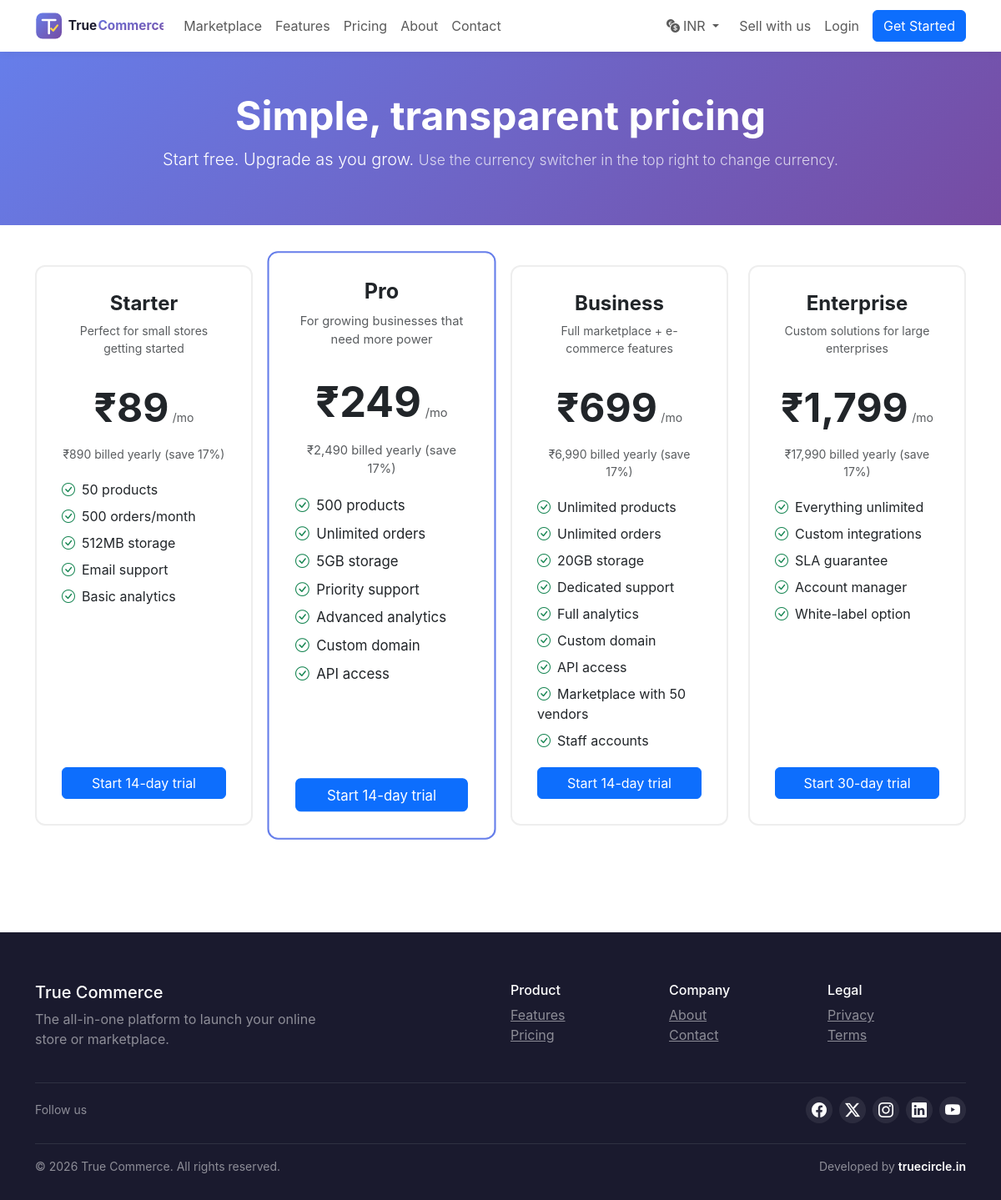
/pricing, run on the app's committed database.
### tables this page shows
CREATE TABLE `plans` (
  `id` INT UNSIGNED NOT NULL AUTO_INCREMENT,
  `name` VARCHAR(100) NOT NULL,
  `slug` VARCHAR(100) NOT NULL,
  `description` TEXT DEFAULT NULL,
  `price_monthly` DECIMAL(10,2) NOT NULL DEFAULT 0.00,
  `price_yearly` DECIMAL(10,2) NOT NULL DEFAULT 0.00,
  `currency` VARCHAR(3) NOT NULL DEFAULT 'INR',
  `trial_days` INT NOT NULL DEFAULT 0,
  `products_limit` INT DEFAULT NULL COMMENT 'NULL = unlimited',
  `vendors_limit` INT DEFAULT NULL,
  `storage_limit_mb` INT DEFAULT NULL,
  `orders_limit` INT DEFAULT NULL,
  `staff_limit` INT DEFAULT NULL,
  `custom_domain` TINYINT(1) NOT NULL DEFAULT 0,
  `analytics` TINYINT(1) NOT NULL DEFAULT 0,
  `api_access` TINYINT(1) NOT NULL DEFAULT 0,
  `marketplace_enabled` TINYINT(1) NOT NULL DEFAULT 0,
  `priority_support` TINYINT(1) NOT NULL DEFAULT 0,
  `stripe_price_id_monthly` VARCHAR(100) DEFAULT NULL,
  `stripe_price_id_yearly` VARCHAR(100) DEFAULT NULL,
  `razorpay_plan_id_monthly` VARCHAR(100) DEFAULT NULL,
  `razorpay_plan_id_yearly` VARCHAR(100) DEFAULT NULL,
  `is_active` TINYINT(1) NOT NULL DEFAULT 1,
  `sort_order` INT NOT NULL DEFAULT 0,
  `features` JSON DEFAULT NULL,
  `created_at` TIMESTAMP NOT NULL DEFAULT CURRENT_TIMESTAMP,
  `updated_at` TIMESTAMP NOT NULL DEFAULT CURRENT_TIMESTAMP ON UPDATE CURRENT_TIMESTAMP,
  PRIMARY KEY (`id`),
  UNIQUE KEY `plans_slug_unique` (`slug`)
);

### app/Controllers/HomeController.php (called while the page is built, shortened)
<?php
class HomeController extends Controller {
    public function pricing(): void {
        $plans = Database::fetchAll("SELECT * FROM plans WHERE is_active = 1 AND slug <> 'custom' ORDER BY sort_order");
        $this->view('home.pricing', compact('plans', 'seo'), 'public');
    }
}

### public/index.php (called while the page is built, shortened)
<?php
$router = require_once dirname(__DIR__) . '/core/bootstrap.php';
$router->dispatch($_SERVER['REQUEST_METHOD'] ?? 'GET', $uri);

### core/Database.php (called while the page is built, shortened)
<?php
class Database {
    private static ?PDO $instance = null;
    public static function getInstance(): PDO {
        if (self::$instance === null) {
            $cfg = require CONFIG_PATH . '/database.php';
            $dbPart = !empty($cfg['database']) ? "dbname={$cfg['database']};" : '';
            $dsn = "mysql:host={$cfg['host']};port={$cfg['port']};{$dbPart}charset={$cfg['charset']}";
            try {
                self::$instance = new PDO($dsn, $cfg['username'], $cfg['password'], [
                    PDO::ATTR_ERRMODE            => PDO::ERRMODE_EXCEPTION,
                    PDO::ATTR_DEFAULT_FETCH_MODE => PDO::FETCH_ASSOC,
                    PDO::ATTR_EMULATE_PREPARES   => false,
                    PDO::MYSQL_ATTR_INIT_COMMAND => "SET NAMES utf8mb4 COLLATE utf8mb4_unicode_ci",
                ]);
            } catch (PDOException $e) {
                error_log("DB Connection failed: " . $e->getMessage());
                throw new RuntimeException('Database connection failed: ' . $e->getMessage(), 0, $e);
            }
        }
        return self::$instance;
    }
    public static function query(string $sql, array $params = []): PDOStatement {
        $pdo  = self::getInstance();
        $stmt = $pdo->prepare($sql);
        $start = microtime(true);
        $stmt->execute($params);
        return $stmt;
    }
    public static function fetchAll(string $sql, array $params = []): array {
        return self::query($sql, $params)->fetchAll();
    }
}

### core/helpers.php (called while the page is built, shortened)
<?php
function env(string $key, mixed $default = null): mixed {
    static $env = null;
    if ($env === null) {
        $env = [];
    }
    $value = $env[$key] ?? getenv($key);
    if ($value === false) return $default;
    if (strtolower($value) === 'null')  return null;
    if (strtolower($value) === 'true')  return true;
    if (strtolower($value) === 'false') return false;
    return $value;
}
function config(string $key, mixed $default = null): mixed {
    static $configs = [];
    $parts = explode('.', $key);
    $file  = $parts[0];
    if (!isset($configs[$file])) {
        $path = CONFIG_PATH . "/$file.php";
        $configs[$file] = file_exists($path) ? require $path : [];
        $mainPath = CONFIG_PATH . '/config.php';
        if ($file !== 'config' && file_exists($mainPath)) {
            $main = require $mainPath;
            if (isset($main[$file])) {
                $configs[$file] = array_merge($configs[$file], $main[$file]);
            }
        }
    }
    $data = $configs[$file];
    foreach (array_slice($parts, 1) as $part) {
        $data = $data[$part];
    }
    return $data ?? $default;
}
function e(mixed $value): string {
    return htmlspecialchars((string)$value, ENT_QUOTES | ENT_SUBSTITUTE, 'UTF-8');
}

### config/pricing.php (called while the page is built)
<?php
return [
    'currencies' => [
        'INR' => ['label' => 'INR (₹)',   'symbol' => '₹'],
        'USD' => ['label' => 'USD ($)',   'symbol' => '$'],
        'EUR' => ['label' => 'EUR (€)',   'symbol' => '€'],
        'AED' => ['label' => 'AED (د.إ)', 'symbol' => 'د.إ '],
    ],
    'default_currency' => 'INR',
    'plans' => [
        'starter'    => [
            'monthly' => ['INR' => 89,    'USD' => 20,   'EUR' => 18,   'AED' => 25],
            'yearly'  => ['INR' => 890,   'USD' => 200,  'EUR' => 180,  'AED' => 250],
        ],
        'pro'        => [
            'monthly' => ['INR' => 249,   'USD' => 59,   'EUR' => 49,   'AED' => 75],
            'yearly'  => ['INR' => 2490,  'USD' => 590,  'EUR' => 490,  'AED' => 750],
        ],
        'business'   => [
            'monthly' => ['INR' => 699,   'USD' => 159,  'EUR' => 139,  'AED' => 199],
            'yearly'  => ['INR' => 6990,  'USD' => 1590, 'EUR' => 1390, 'AED' => 1990],
        ],
        'enterprise' => [
            'monthly' => ['INR' => 1799,  'USD' => 399,  'EUR' => 359,  'AED' => 499],
            'yearly'  => ['INR' => 17990, 'USD' => 3990, 'EUR' => 3590, 'AED' => 4990],
        ],
    ],
];

### config/config.php (called while the page is built)
<?php
return [
    'app' => [
        'name'       => env('APP_NAME', 'True Commerce'),
        'url'        => env('APP_URL', 'http://localhost/mahfuz/crm/public'),
        'env'        => env('APP_ENV', 'local'),
        'debug'      => (bool)env('APP_DEBUG', true),
        'key'        => env('APP_KEY', 'base64:changethis32characterkeyimmediately!!'),
        'jwt_secret' => env('JWT_SECRET', 'change_this_jwt_secret_in_production'),
        'timezone'   => env('APP_TIMEZONE', 'UTC'),
        'locale'     => env('APP_LOCALE', 'en'),
        'currency'   => env('APP_CURRENCY', 'USD'),
        'version'    => '1.0.0',
    ],
    'session' => [
        'name'     => 'saas_session',
        'lifetime' => 7200,
        'secure'   => false,
        'domain'   => '',
    ],
    'cache' => [
        'driver' => env('CACHE_DRIVER', 'file'),
        'path'   => STORAGE_PATH . '/cache',
        'redis'  => [
            'host'     => env('REDIS_HOST', '127.0.0.1'),
            'port'     => (int)env('REDIS_PORT', 6379),
            'password' => env('REDIS_PASSWORD', null),
            'database' => (int)env('REDIS_DB', 0),
        ],
    ],
    'queue' => [
        'driver'     => env('QUEUE_DRIVER', 'database'),
        'connection' => 'default',
    ],
    'storage' => [
        'max_upload_size' => 10240,
        'allowed_images'  => ['jpg','jpeg','png','gif','webp'],
        'allowed_docs'    => ['pdf','doc','docx'],
    ],
    'pagination' => [
        'per_page' => 20,
    ],
    'features' => [
        'registration'   => true,
        'social_login'   => true,
        'two_factor'     => true,
        'api'            => true,
        'marketplace'    => true,
    ],
    'platforms' => [
        'google_client_id'     => env('GOOGLE_CLIENT_ID', ''),
        'google_client_secret' => env('GOOGLE_CLIENT_SECRET', ''),
        'facebook_app_id'      => env('FACEBOOK_APP_ID', ''),
        'facebook_app_secret'  => env('FACEBOOK_APP_SECRET', ''),
    ],
];

### app/Views/home/pricing.php (the view)
<?php $pricingCfg = config('pricing.plans', []); $defaultCcy = config('pricing.default_currency', 'INR'); $currencies = config('pricing.currencies', []); $sym = $currencies[$defaultCcy]['symbol'] ?? ''; ?>
<div class="hero py-5">
    <div class="container text-center">
        <h1 class="display-5 fw-bold">Simple, transparent pricing</h1>
        <p class="lead">Start free. Upgrade as you grow. <span class="opacity-75 small">Use the currency switcher in the top right to change currency.</span></p>
    </div>
</div>
<section class="py-5">
    <div class="container">
        <div class="row g-4 justify-content-center">
            <?php foreach ($plans as $plan): ?>
                <div class="col-md-3 d-flex">
                    <div class="pricing-card bg-white text-center w-100 <?= $plan['slug'] === 'pro' ? 'featured' : '' ?>">
                        <h4 class="fw-bold"><?= e($plan['name']) ?></h4>
                        <p class="text-muted small"><?= e($plan['description']) ?></p>
                        <div class="my-3">
                            <?php $iM = $pricingCfg[$plan['slug']]['monthly'][$defaultCcy] ?? null; ?>
                            <span class="display-5 fw-bold" data-plan-slug="<?= e($plan['slug']) ?>" data-period="monthly"><?= $iM !== null ? e($sym . number_format($iM)) : '' ?></span>
                            <small class="text-muted">/mo</small>
                        </div>
                        <p class="small text-muted">
                            <?php $iY = $pricingCfg[$plan['slug']]['yearly'][$defaultCcy] ?? null; ?>
                            <span data-plan-slug="<?= e($plan['slug']) ?>" data-period="yearly"><?= $iY !== null ? e($sym . number_format($iY)) : '' ?></span> billed yearly (save 17%)
                        </p>
                        <ul class="list-unstyled text-start features-list">
                            <?php foreach ((json_decode($plan['features'] ?? '[]', true) ?: []) as $feat): ?>
                                <li class="py-1"><i class="bi bi-check-circle text-success me-2"></i><?= e($feat) ?></li>
                            <?php endforeach; ?>
                        </ul>
                        <a href="/register" class="btn btn-primary w-100 pricing-cta">Start <?= (int)$plan['trial_days'] ?>-day trial</a>
                    </div>
                </div>
            <?php endforeach; ?>
        </div>
    </div>
</section>

### core/Router.php (shortened to what this page needs)
<?php
class Router {
    private array $routes = [];
    private string $prefix = '';
    private array $groupMiddleware = [];
    public function group(array $options, callable $callback): void {
        $prevPrefix     = $this->prefix;
        $prevMiddleware = $this->groupMiddleware;
        $this->prefix           .= $options['prefix'] ?? '';
        $this->groupMiddleware   = array_merge($this->groupMiddleware, $options['middleware'] ?? []);
        $this->prefix          = $prevPrefix;
        $this->groupMiddleware = $prevMiddleware;
    }
    private function addRoute(string $method, string $path, $handler, string $name): self {
        $fullPath = rtrim($this->prefix . $path, '/') ?: '/';
        $pattern  = $this->compilePattern($fullPath);
        $route = [
            'method'     => $method,
            'path'       => $fullPath,
            'pattern'    => $pattern,
            'handler'    => $handler,
            'middleware' => $this->groupMiddleware,
            'name'       => $name,
        ];
        $this->routes[] = $route;
        return $this;
    }
    private function compilePattern(string $path): string {
        $pattern = preg_replace('/\{([a-zA-Z_][a-zA-Z0-9_]*)\}/', '([^/]+)', $path);
        $pattern = preg_replace('/\{([a-zA-Z_][a-zA-Z0-9_]*)\?\}/', '?([^/]*)?', $pattern);
        return '#^' . $pattern . '$#';
    }
    public function dispatch(string $method, string $uri): void {
        $uri = strtok($uri, '?');
        $uri = rtrim($uri, '/') ?: '/';
        foreach ($this->routes as $route) {
            if (preg_match($route['pattern'], $uri, $matches)) {
                array_shift($matches);
                $params = array_values(array_filter($matches, fn($v) => $v !== ''));
                $this->runMiddleware($route['middleware'], function() use ($route, $params) {
                    $this->callHandler($route['handler'], $params);
                });
                return;
            }
        }
    }
    private function runMiddleware(array $middleware, callable $final): void {
        $next  = $final;
        $next();
    }
    private function callHandler($handler, array $params): void {
        if (is_string($handler)) {
            [$class, $method] = explode('@', $handler);
            $controller = new $class();
            call_user_func_array([$controller, $method], $params);
            return;
        }
        throw new RuntimeException("Invalid route handler");
    }
}

### app/Views/layouts/public.php (style rules this page uses)
body { font-family: -apple-system, BlinkMacSystemFont, sans-serif; }
.hero { background: linear-gradient(135deg,#667eea 0%,#764ba2 100%); color: #fff; padding: 100px 0; }
.pricing-card { border: 2px solid #eee; border-radius: 12px; padding: 30px; transition: all .3s; display: flex; flex-direction: column; height: 100%; }
.pricing-card.featured { border-color: #667eea; transform: scale(1.05); }
.pricing-card .features-list { flex-grow: 1; }
.pricing-card .pricing-cta { margin-top: auto; }

### data on the page
plans: name "Starter", description "Perfect for small stores getting started", slug "₹89", slug "₹890", features "50 products", features "500 orders/month", features "512MB storage", features "Email support", features "Basic analytics", trial_days "14"
plans: name "Pro", description "For growing businesses that need more power", slug "₹249", slug "₹2,490", features "500 products", features "Unlimited orders", features "5GB storage", features "Priority support", features "Advanced analytics", features "Custom domain", features "API access", trial_days "14"
plans: name "Business", description "Full marketplace + e-commerce features", slug "₹699", slug "₹6,990", features "Unlimited products", features "Unlimited orders", features "20GB storage", features "Dedicated support", features "Full analytics", features "Custom domain", features "API access", features "Marketplace with 50 vendors", features "Staff accounts", trial_days "14"
plans: name "Enterprise", description "Custom solutions for large enterprises", slug "₹1,799", slug "₹17,990", features "Everything unlimited", features "Custom integrations", features "SLA guarantee", features "Account manager", features "White-label option", trial_days "30"
